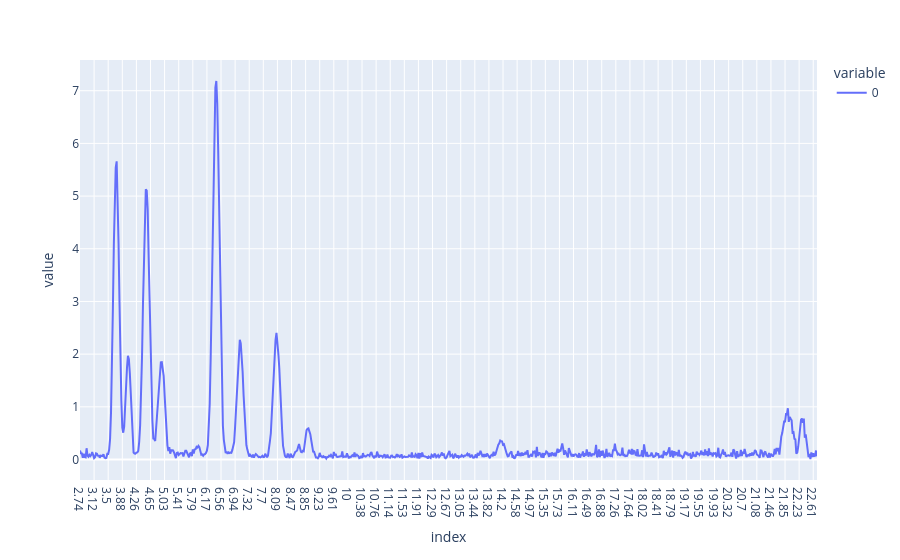

The code cell stored with this chart in its notebook:
### Code cell
# PLS-DA with optimized latent variables
from modeling import pls_optimized

plsda_results = pls_optimized(
    Xcalclass_prep, 
    ycalclass,
    LVmax=4,
    Xpred=Xpredclass_prep,
    ypred=ypredclass,
    aim='classification',
    cv=10
)

# Convenience references used later
pls_model = plsda_results[3]               # fitted PLS model
vip_scores_mat = plsda_results[4]          # VIP scores matrix (features × LV)
y_pred_cont = plsda_results[5].iloc[:, -1] # continuous predictions for Xcalclass (used for MI/Cov)

# plotando o vip scores rapidamente
vip_scores_mat.T.plot()

### Figure 1 — Plotly figure (JSON) as saved in the notebook; plotly's stock layout.template omitted (floating-point values rounded to 4 significant figures; data arrays with more than 128 entries replaced by an {"elided": "..."} marker saying what was removed)
{"data": [{"hovertemplate": "variable=0<br>index=%{x}<br>value=%{y}<extra></extra>", "legendgroup": "0", "line": {"color": "#636efa", "dash": "solid"}, "marker": {"symbol": "circle"}, "mode": "lines", "name": "0", "orientation": "v", "showlegend": true, "type": "scatter", "x": {"elided": "785 str values"}, "xaxis": "x", "y": {"elided": "785 float values"}, "yaxis": "y"}], "layout": {"legend": {"title": {"text": "variable"}, "tracegroupgap": 0}, "margin": {"t": 60}, "xaxis": {"anchor": "y", "domain": [0, 1], "title": {"text": "index"}}, "yaxis": {"anchor": "x", "domain": [0, 1], "title": {"text": "value"}}}}
